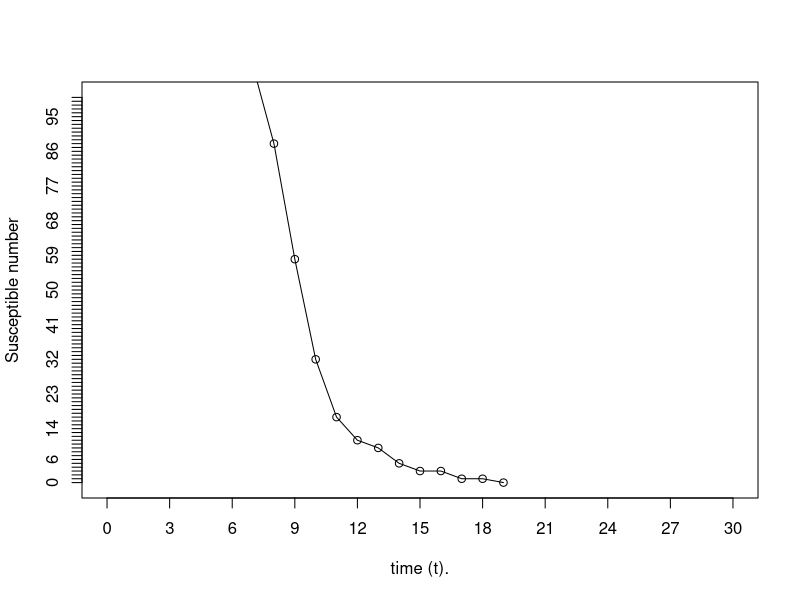
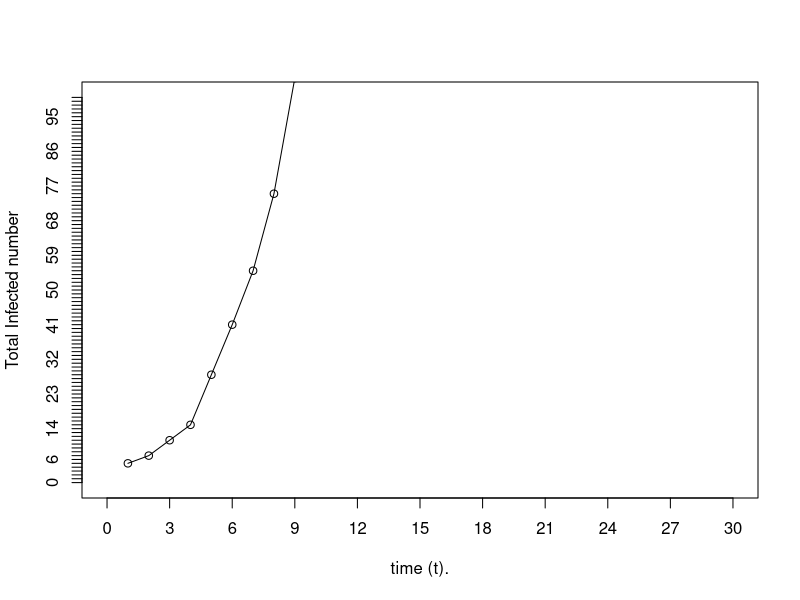
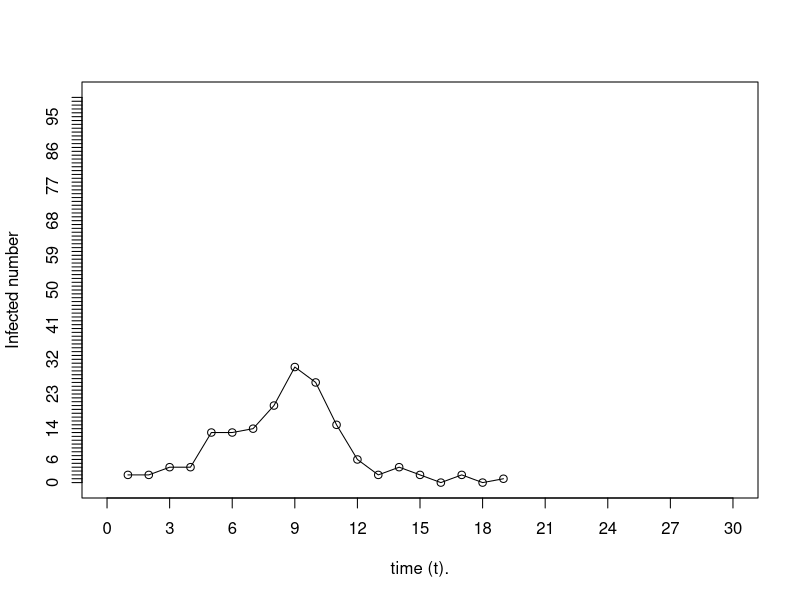

These charts were generated, in order, by the following R code:
## ---- chunk 1
knitr::opts_chunk$set(echo = TRUE)
## ---- chunk 2

 # SIR model
 # SIR(S0, I0, p)
   # S0 : Poblacion susceptible inicial, no infectada
   # I0 : Poblacion infectada inicial, infectada
   # p  : Probabilidad de que una persona sana sea infectada tras tener contacto con
   #      alguien infectado


SIR<- function(S0,I0,p){
  
  r1= list()
  X= list()
  Y= list()
  W= list()
  i=1
  while (S0>0){
    
    C<- rbinom( S0, I0, p)
    print(C)
    I1<-length(C[C>0]) 
    
    print(I1)
    S0<- S0-I1
    
    I0<- I0+I1
    X[i]<- S0
    Y[i]<- I0
    W[i]<- I1
    i=i+1
    
    
    
    
  }
  
  r1<- list()
  r1[[1]]<- X
  r1[[2]]<- Y
  r1[[3]]<- W
  
return(r1)  
}

Z<-SIR(160,3,0.004)

X<- Z[[1]]
Y<- Z[[2]]
W<- Z[[3]]
X<- unlist(X)
Y<- unlist(Y)
W<- unlist(W)
#plot(X,cex=2)
#plot(Y)
plot(X, xlab="time (t).", ylab= "Susceptible number", 
     cex=1, type="o", xlim=c(0,30), ylim=c(0,100) , lty="solid",xaxp=c(0,30,10),yaxp=c(0,100,100))

plot(Y, xlab="time (t).", ylab= "Total Infected number", 
     cex=1, type="o", xlim=c(0,30), ylim=c(0,100) , lty="solid",xaxp=c(0,30,10),yaxp=c(0,100,100))



plot(W, xlab="time (t).", ylab= "Infected number", 
     cex=1, type="o", xlim=c(0,30), ylim=c(0,100) , lty="solid",xaxp=c(0,30,10),yaxp=c(0,100,100))



## ---- chunk 3
# gamblersruin.R
# Example 1.11

# gamble(k, n, p)
  #   k: Gambler's initial state
  #   n: Gambler plays until either $n or Ruin
  #   p: Probability of winning $1 at each play
  #   Function returns 1 if gambler is eventually ruined
  #                    returns 0 if gambler eventually wins $n
  
gamble <- function(k,n,p) {
  
	stake <- k # Capital 
	
	while (stake > 0 & stake < n) {
		bet <- sample(c(-1,1),1,prob=c(1-p,p))
		stake <- stake + bet
	}
	
	if (stake == 0) 
	   return(1) 
	else 
	  return(0)
	}   

k <- 20 
n <-  60  
p <- 1/2  # Probabilidad de ganar cada intento
trials <- 1000 # Numero de intentos del juego
simlist <- replicate(trials, gamble(k, n, p)) # LLevamos a cabo varios intentos del juego y guardamos los resultados en un vector
mean(simlist) # Estimate of probability that gambler is ruined
# For p = 0.5, exact probability is (n-k)/n 


x<- 20  # Capital inicial 
b<- 60  # Monto total
p<- 0.5 # Probabilidad de victoria de cada juego
trials<- 1000  # Numero de veces que se llevara a cabo la simulacion de ruina del                      jugador
simlist<- replicate(trials,gamble(x,b,p)) # replicamos los juegos muchas veces
mean(simlist)




## ---- chunk 4
# pizza.R
# Example 1.25
# Simulation of Bob's pizza probability

trials <- 10000
simlist <- numeric(trials)
toppings <- c("pepper","pepperoni","pineapple","prawns","proscuitto")
for (i in 1:trials) {
pineapple <- 0
pepperoni <- 0
while (pineapple == 0) {
   pick <- sample(toppings,1)
   if (pick == "pepperoni") pepperoni <- pepperoni + 1
   if (pick == "pineapple") pineapple <- 1
   }	
simlist[i] <- pepperoni
}
mean(simlist)


## ---- chunk 5
trials <- 100000
simlist <- numeric(trials)
for (i in 1:trials) {
expense <- rexp(1,1/500)
payout <- max(0, expense-100)
simlist[i] <- payout}
mean(simlist)
sd(simlist)



